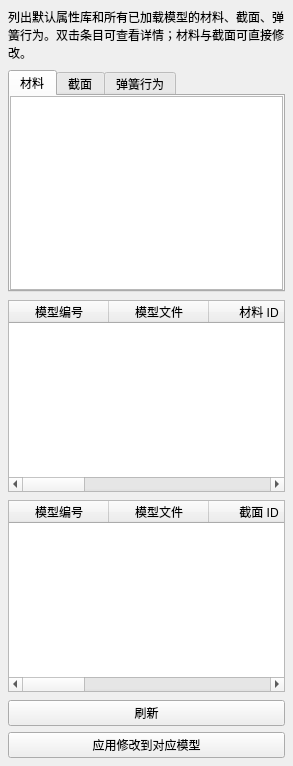
<?xml version="1.0" encoding="UTF-8"?>
<ui version="4.0"><class>PropertyModuleClass</class><widget class="QWidget" name="PropertyModuleClass"><layout class="QVBoxLayout" name="rootLayout"><property name="leftMargin"><number>8</number></property><property name="topMargin"><number>8</number></property><property name="rightMargin"><number>8</number></property><property name="bottomMargin"><number>8</number></property><property name="spacing"><number>8</number></property>
<item><widget class="QLabel" name="descriptionLabel"><property name="text"><string>列出默认属性库和所有已加载模型的材料、截面、弹簧行为。双击条目可查看详情；材料与截面可直接修改。</string></property><property name="wordWrap"><bool>true</bool></property></widget></item>
<item><widget class="QTabWidget" name="propertyTabs"><widget class="QTreeWidget" name="materialTree"><attribute name="title"><string>材料</string></attribute><property name="headerHidden"><bool>true</bool></property><property name="alternatingRowColors"><bool>true</bool></property><property name="uniformRowHeights"><bool>true</bool></property><property name="rootIsDecorated"><bool>true</bool></property><property name="indentation"><number>12</number></property><property name="horizontalScrollBarPolicy"><enum>Qt::ScrollBarAlwaysOff</enum></property><column><property name="text"><string notr="true">1</string></property></column></widget><widget class="QTreeWidget" name="sectionTree"><attribute name="title"><string>截面</string></attribute><property name="headerHidden"><bool>true</bool></property><property name="alternatingRowColors"><bool>true</bool></property><property name="uniformRowHeights"><bool>true</bool></property><property name="rootIsDecorated"><bool>true</bool></property><property name="indentation"><number>12</number></property><property name="horizontalScrollBarPolicy"><enum>Qt::ScrollBarAlwaysOff</enum></property><column><property name="text"><string notr="true">1</string></property></column></widget><widget class="QTreeWidget" name="springBehaviorTree"><attribute name="title"><string>弹簧行为</string></attribute><property name="headerHidden"><bool>true</bool></property><property name="alternatingRowColors"><bool>true</bool></property><property name="uniformRowHeights"><bool>true</bool></property><property name="rootIsDecorated"><bool>true</bool></property><property name="indentation"><number>12</number></property><property name="horizontalScrollBarPolicy"><enum>Qt::ScrollBarAlwaysOff</enum></property><column><property name="text"><string notr="true">1</string></property></column></widget></widget></item>
<item><widget class="QTableWidget" name="materialTable"><property name="visible"><bool>false</bool></property><property name="columnCount"><number>8</number></property><column><property name="text"><string>模型编号</string></property></column><column><property name="text"><string>模型文件</string></property></column><column><property name="text"><string>材料 ID</string></property></column><column><property name="text"><string>E (Pa)</string></property></column><column><property name="text"><string>泊松比</string></property></column><column><property name="text"><string>密度 (kg/m³)</string></property></column><column><property name="text"><string>许用应力 (Pa)</string></property></column><column><property name="text"><string>膨胀系数</string></property></column></widget></item>
<item><widget class="QTableWidget" name="sectionTable"><property name="visible"><bool>false</bool></property><property name="columnCount"><number>8</number></property><column><property name="text"><string>模型编号</string></property></column><column><property name="text"><string>模型文件</string></property></column><column><property name="text"><string>截面 ID</string></property></column><column><property name="text"><string>类型</string></property></column><column><property name="text"><string>面积 (m²)</string></property></column><column><property name="text"><string>半径 (m)</string></property></column><column><property name="text"><string>宽度 (m)</string></property></column><column><property name="text"><string>高度 (m)</string></property></column></widget></item>
<item><layout class="QVBoxLayout" name="buttonLayout"><property name="spacing"><number>6</number></property><item><widget class="QPushButton" name="refreshButton"><property name="text"><string>刷新</string></property><property name="minimumSize"><size><width>96</width><height>0</height></size></property></widget></item><item><widget class="QPushButton" name="applyButton"><property name="text"><string>应用修改到对应模型</string></property><property name="minimumSize"><size><width>190</width><height>0</height></size></property><property name="visible"><bool>false</bool></property></widget></item></layout></item>
</layout></widget><resources/><connections/></ui>
